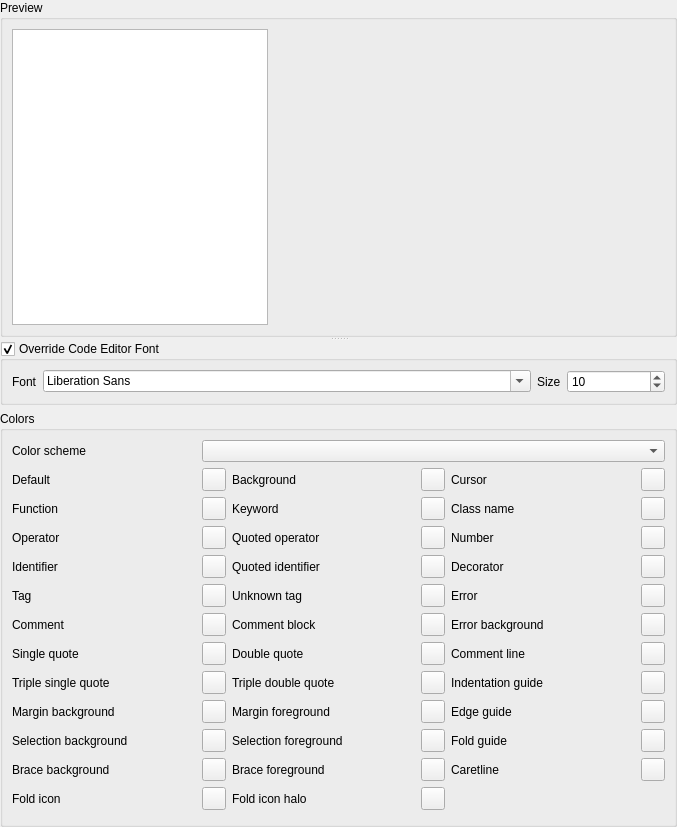
<?xml version="1.0" encoding="UTF-8"?>
<ui version="4.0">
 <class>QgsCodeEditorSettingsBase</class>
 <widget class="QWidget" name="QgsCodeEditorSettingsBase">
  <property name="modal" stdset="0">
   <bool>false</bool>
  </property>
  <property name="geometry">
   <rect>
    <x>0</x>
    <y>0</y>
    <width>677</width>
    <height>827</height>
   </rect>
  </property>
  <layout class="QVBoxLayout" name="verticalLayout_6">
   <property name="leftMargin">
    <number>0</number>
   </property>
   <property name="topMargin">
    <number>0</number>
   </property>
   <property name="rightMargin">
    <number>0</number>
   </property>
   <property name="bottomMargin">
    <number>0</number>
   </property>
   <item>
    <widget class="QSplitter" name="mSplitter">
     <property name="orientation">
      <enum>Qt::Vertical</enum>
     </property>
     <widget class="QGroupBox" name="groupBox">
      <property name="title">
       <string>Preview</string>
      </property>
      <layout class="QHBoxLayout" name="horizontalLayout" stretch="0,1">
       <item>
        <widget class="QListWidget" name="mListLanguage"/>
       </item>
       <item>
        <widget class="QStackedWidget" name="mPreviewStackedWidget">
         <property name="currentIndex">
          <number>0</number>
         </property>
         <widget class="QWidget" name="page">
          <layout class="QHBoxLayout" name="horizontalLayout_3">
           <property name="leftMargin">
            <number>0</number>
           </property>
           <property name="topMargin">
            <number>0</number>
           </property>
           <property name="rightMargin">
            <number>0</number>
           </property>
           <property name="bottomMargin">
            <number>0</number>
           </property>
           <item>
            <widget class="QgsCodeEditorPython" name="mPythonPreview" native="true">
             <property name="minimumSize">
              <size>
               <width>0</width>
               <height>100</height>
              </size>
             </property>
            </widget>
           </item>
          </layout>
         </widget>
         <widget class="QWidget" name="page_3">
          <layout class="QVBoxLayout" name="verticalLayout">
           <property name="leftMargin">
            <number>0</number>
           </property>
           <property name="topMargin">
            <number>0</number>
           </property>
           <property name="rightMargin">
            <number>0</number>
           </property>
           <property name="bottomMargin">
            <number>0</number>
           </property>
           <item>
            <widget class="QgsCodeEditorExpression" name="mExpressionPreview" native="true">
             <property name="minimumSize">
              <size>
               <width>0</width>
               <height>100</height>
              </size>
             </property>
            </widget>
           </item>
          </layout>
         </widget>
         <widget class="QWidget" name="page_2">
          <layout class="QVBoxLayout" name="verticalLayout_2">
           <property name="leftMargin">
            <number>0</number>
           </property>
           <property name="topMargin">
            <number>0</number>
           </property>
           <property name="rightMargin">
            <number>0</number>
           </property>
           <property name="bottomMargin">
            <number>0</number>
           </property>
           <item>
            <widget class="QgsCodeEditorSQL" name="mSQLPreview" native="true">
             <property name="minimumSize">
              <size>
               <width>0</width>
               <height>100</height>
              </size>
             </property>
            </widget>
           </item>
          </layout>
         </widget>
         <widget class="QWidget" name="page_4">
          <layout class="QVBoxLayout" name="verticalLayout_3">
           <property name="leftMargin">
            <number>0</number>
           </property>
           <property name="topMargin">
            <number>0</number>
           </property>
           <property name="rightMargin">
            <number>0</number>
           </property>
           <property name="bottomMargin">
            <number>0</number>
           </property>
           <item>
            <widget class="QgsCodeEditorHTML" name="mHtmlPreview" native="true">
             <property name="minimumSize">
              <size>
               <width>0</width>
               <height>100</height>
              </size>
             </property>
            </widget>
           </item>
          </layout>
         </widget>
         <widget class="QWidget" name="page_5">
          <layout class="QVBoxLayout" name="verticalLayout_4">
           <property name="leftMargin">
            <number>0</number>
           </property>
           <property name="topMargin">
            <number>0</number>
           </property>
           <property name="rightMargin">
            <number>0</number>
           </property>
           <property name="bottomMargin">
            <number>0</number>
           </property>
           <item>
            <widget class="QgsCodeEditorCSS" name="mCssPreview" native="true">
             <property name="minimumSize">
              <size>
               <width>0</width>
               <height>100</height>
              </size>
             </property>
            </widget>
           </item>
          </layout>
         </widget>
         <widget class="QWidget" name="page_6">
          <layout class="QVBoxLayout" name="verticalLayout_5">
           <property name="leftMargin">
            <number>0</number>
           </property>
           <property name="topMargin">
            <number>0</number>
           </property>
           <property name="rightMargin">
            <number>0</number>
           </property>
           <property name="bottomMargin">
            <number>0</number>
           </property>
           <item>
            <widget class="QgsCodeEditorJavascript" name="mJsPreview" native="true">
             <property name="minimumSize">
              <size>
               <width>0</width>
               <height>100</height>
              </size>
             </property>
            </widget>
           </item>
          </layout>
         </widget>
         <widget class="QWidget" name="page_7">
          <layout class="QVBoxLayout" name="verticalLayout_7">
           <property name="leftMargin">
            <number>0</number>
           </property>
           <property name="topMargin">
            <number>0</number>
           </property>
           <property name="rightMargin">
            <number>0</number>
           </property>
           <property name="bottomMargin">
            <number>0</number>
           </property>
           <item>
            <widget class="QgsCodeEditorR" name="mRPreview" native="true">
             <property name="minimumSize">
              <size>
               <width>0</width>
               <height>100</height>
              </size>
             </property>
            </widget>
           </item>
          </layout>
         </widget>
         <widget class="QWidget" name="pageBash"/>
         <widget class="QWidget" name="pageBatch"/>
        </widget>
       </item>
      </layout>
     </widget>
     <widget class="QgsScrollArea" name="scrollArea">
      <property name="frameShape">
       <enum>QFrame::NoFrame</enum>
      </property>
      <property name="widgetResizable">
       <bool>true</bool>
      </property>
      <widget class="QWidget" name="scrollAreaWidgetContents">
       <property name="geometry">
        <rect>
         <x>0</x>
         <y>0</y>
         <width>663</width>
         <height>549</height>
        </rect>
       </property>
       <layout class="QGridLayout" name="gridLayout">
        <property name="leftMargin">
         <number>0</number>
        </property>
        <property name="topMargin">
         <number>0</number>
        </property>
        <property name="rightMargin">
         <number>0</number>
        </property>
        <property name="bottomMargin">
         <number>0</number>
        </property>
        <item row="0" column="0">
         <widget class="QGroupBox" name="mOverrideFontGroupBox">
          <property name="title">
           <string>Override Code Editor Font</string>
          </property>
          <property name="checkable">
           <bool>true</bool>
          </property>
          <layout class="QHBoxLayout" name="horizontalLayout_2" stretch="0,5,0,1">
           <item>
            <widget class="QLabel" name="label">
             <property name="text">
              <string>Font</string>
             </property>
            </widget>
           </item>
           <item>
            <widget class="QFontComboBox" name="mFontComboBox">
             <property name="insertPolicy">
              <enum>QComboBox::NoInsert</enum>
             </property>
            </widget>
           </item>
           <item>
            <widget class="QLabel" name="label_3">
             <property name="text">
              <string>Size</string>
             </property>
            </widget>
           </item>
           <item>
            <widget class="QgsSpinBox" name="mSizeSpin">
             <property name="minimum">
              <number>6</number>
             </property>
             <property name="maximum">
              <number>99</number>
             </property>
             <property name="value">
              <number>10</number>
             </property>
            </widget>
           </item>
          </layout>
         </widget>
        </item>
        <item row="1" column="0">
         <widget class="QGroupBox" name="groupBoxFontColor">
          <property name="sizePolicy">
           <sizepolicy hsizetype="MinimumExpanding" vsizetype="MinimumExpanding">
            <horstretch>0</horstretch>
            <verstretch>0</verstretch>
           </sizepolicy>
          </property>
          <property name="title">
           <string>Colors</string>
          </property>
          <property name="collapsed" stdset="0">
           <bool>false</bool>
          </property>
          <property name="saveCollapsedState" stdset="0">
           <bool>true</bool>
          </property>
          <layout class="QGridLayout" name="gridLayout_8">
           <item row="9" column="3">
            <widget class="QgsColorButton" name="mColorMarginForeground">
             <property name="text">
              <string/>
             </property>
            </widget>
           </item>
           <item row="6" column="0">
            <widget class="QLabel" name="label_19">
             <property name="text">
              <string>Comment</string>
             </property>
            </widget>
           </item>
           <item row="11" column="3">
            <widget class="QgsColorButton" name="mColorBraceForeground">
             <property name="text">
              <string/>
             </property>
            </widget>
           </item>
           <item row="11" column="1">
            <widget class="QgsColorButton" name="mColorBraceBackground">
             <property name="text">
              <string/>
             </property>
            </widget>
           </item>
           <item row="5" column="5">
            <widget class="QgsColorButton" name="mColorError">
             <property name="text">
              <string/>
             </property>
            </widget>
           </item>
           <item row="3" column="3">
            <widget class="QgsColorButton" name="mColorQuotedOperator">
             <property name="text">
              <string/>
             </property>
            </widget>
           </item>
           <item row="10" column="1">
            <widget class="QgsColorButton" name="mColorSelectionBackground">
             <property name="text">
              <string/>
             </property>
            </widget>
           </item>
           <item row="2" column="1">
            <widget class="QgsColorButton" name="mColorFunction">
             <property name="text">
              <string/>
             </property>
            </widget>
           </item>
           <item row="4" column="4">
            <widget class="QLabel" name="label_18">
             <property name="text">
              <string>Decorator</string>
             </property>
            </widget>
           </item>
           <item row="6" column="1">
            <widget class="QgsColorButton" name="mColorComment">
             <property name="text">
              <string/>
             </property>
            </widget>
           </item>
           <item row="4" column="3">
            <widget class="QgsColorButton" name="mColorQuotedIdentifier">
             <property name="text">
              <string/>
             </property>
            </widget>
           </item>
           <item row="11" column="0">
            <widget class="QLabel" name="label_50">
             <property name="text">
              <string>Brace background</string>
             </property>
            </widget>
           </item>
           <item row="1" column="5">
            <widget class="QgsColorButton" name="mColorCursor">
             <property name="text">
              <string/>
             </property>
            </widget>
           </item>
           <item row="6" column="2">
            <widget class="QLabel" name="label_20">
             <property name="text">
              <string>Comment block</string>
             </property>
            </widget>
           </item>
           <item row="10" column="3">
            <widget class="QgsColorButton" name="mColorSelectionForeground">
             <property name="text">
              <string/>
             </property>
            </widget>
           </item>
           <item row="4" column="1">
            <widget class="QgsColorButton" name="mColorIdentifier">
             <property name="text">
              <string/>
             </property>
            </widget>
           </item>
           <item row="3" column="2">
            <widget class="QLabel" name="label_25">
             <property name="text">
              <string>Quoted operator</string>
             </property>
            </widget>
           </item>
           <item row="7" column="1">
            <widget class="QgsColorButton" name="mColorSingleQuote">
             <property name="text">
              <string/>
             </property>
            </widget>
           </item>
           <item row="1" column="0">
            <widget class="QLabel" name="label_16">
             <property name="text">
              <string>Default</string>
             </property>
            </widget>
           </item>
           <item row="5" column="1">
            <widget class="QgsColorButton" name="mColorTag">
             <property name="text">
              <string/>
             </property>
            </widget>
           </item>
           <item row="1" column="3">
            <widget class="QgsColorButton" name="mColorBackground">
             <property name="text">
              <string/>
             </property>
            </widget>
           </item>
           <item row="9" column="2">
            <widget class="QLabel" name="label_43">
             <property name="text">
              <string>Margin foreground</string>
             </property>
            </widget>
           </item>
           <item row="10" column="0">
            <widget class="QLabel" name="label_48">
             <property name="text">
              <string>Selection background</string>
             </property>
            </widget>
           </item>
           <item row="10" column="2">
            <widget class="QLabel" name="label_49">
             <property name="text">
              <string>Selection foreground</string>
             </property>
            </widget>
           </item>
           <item row="5" column="2">
            <widget class="QLabel" name="label_73">
             <property name="text">
              <string>Unknown tag</string>
             </property>
            </widget>
           </item>
           <item row="3" column="5">
            <widget class="QgsColorButton" name="mColorNumber">
             <property name="text">
              <string/>
             </property>
            </widget>
           </item>
           <item row="4" column="5">
            <widget class="QgsColorButton" name="mColorDecorator">
             <property name="text">
              <string/>
             </property>
            </widget>
           </item>
           <item row="3" column="1">
            <widget class="QgsColorButton" name="mColorOperator">
             <property name="text">
              <string/>
             </property>
            </widget>
           </item>
           <item row="12" column="3">
            <widget class="QgsColorButton" name="mColorFoldIconHalo">
             <property name="text">
              <string/>
             </property>
            </widget>
           </item>
           <item row="12" column="1">
            <widget class="QgsColorButton" name="mColorFoldIcon">
             <property name="text">
              <string/>
             </property>
            </widget>
           </item>
           <item row="2" column="3">
            <widget class="QgsColorButton" name="mColorKeyword">
             <property name="text">
              <string/>
             </property>
            </widget>
           </item>
           <item row="4" column="2">
            <widget class="QLabel" name="label_32">
             <property name="text">
              <string>Quoted identifier</string>
             </property>
            </widget>
           </item>
           <item row="0" column="1" colspan="5">
            <widget class="QComboBox" name="mColorSchemeComboBox"/>
           </item>
           <item row="0" column="0">
            <widget class="QLabel" name="label_2">
             <property name="text">
              <string>Color scheme</string>
             </property>
            </widget>
           </item>
           <item row="2" column="4">
            <widget class="QLabel" name="label_26">
             <property name="text">
              <string>Class name</string>
             </property>
            </widget>
           </item>
           <item row="12" column="0">
            <widget class="QLabel" name="label_51">
             <property name="text">
              <string>Fold icon</string>
             </property>
            </widget>
           </item>
           <item row="8" column="2">
            <widget class="QLabel" name="label_30">
             <property name="text">
              <string>Triple double quote</string>
             </property>
            </widget>
           </item>
           <item row="5" column="3">
            <widget class="QgsColorButton" name="mColorUnknownTag">
             <property name="text">
              <string/>
             </property>
            </widget>
           </item>
           <item row="7" column="0">
            <widget class="QLabel" name="label_28">
             <property name="text">
              <string>Single quote</string>
             </property>
            </widget>
           </item>
           <item row="5" column="4">
            <widget class="QLabel" name="label_14">
             <property name="text">
              <string>Error</string>
             </property>
            </widget>
           </item>
           <item row="2" column="5">
            <widget class="QgsColorButton" name="mColorClass">
             <property name="text">
              <string/>
             </property>
            </widget>
           </item>
           <item row="2" column="0">
            <widget class="QLabel" name="label_13">
             <property name="text">
              <string>Function</string>
             </property>
            </widget>
           </item>
           <item row="8" column="3">
            <widget class="QgsColorButton" name="mColorTripleDoubleQuote">
             <property name="text">
              <string/>
             </property>
            </widget>
           </item>
           <item row="1" column="2">
            <widget class="QLabel" name="label_15">
             <property name="text">
              <string>Background</string>
             </property>
            </widget>
           </item>
           <item row="8" column="1">
            <widget class="QgsColorButton" name="mColorTripleSingleQuote">
             <property name="text">
              <string/>
             </property>
            </widget>
           </item>
           <item row="4" column="0">
            <widget class="QLabel" name="label_27">
             <property name="text">
              <string>Identifier</string>
             </property>
            </widget>
           </item>
           <item row="5" column="0">
            <widget class="QLabel" name="label_33">
             <property name="text">
              <string>Tag</string>
             </property>
            </widget>
           </item>
           <item row="12" column="2">
            <widget class="QLabel" name="label_52">
             <property name="text">
              <string>Fold icon halo</string>
             </property>
            </widget>
           </item>
           <item row="9" column="0">
            <widget class="QLabel" name="label_42">
             <property name="text">
              <string>Margin background</string>
             </property>
            </widget>
           </item>
           <item row="8" column="0">
            <widget class="QLabel" name="label_29">
             <property name="text">
              <string>Triple single quote</string>
             </property>
            </widget>
           </item>
           <item row="6" column="3">
            <widget class="QgsColorButton" name="mColorCommentBlock">
             <property name="text">
              <string/>
             </property>
            </widget>
           </item>
           <item row="7" column="3">
            <widget class="QgsColorButton" name="mColorDoubleQuote">
             <property name="text">
              <string/>
             </property>
            </widget>
           </item>
           <item row="2" column="2">
            <widget class="QLabel" name="label_17">
             <property name="text">
              <string>Keyword</string>
             </property>
            </widget>
           </item>
           <item row="1" column="4">
            <widget class="QLabel" name="label_24">
             <property name="text">
              <string>Cursor</string>
             </property>
            </widget>
           </item>
           <item row="1" column="1">
            <widget class="QgsColorButton" name="mColorDefault">
             <property name="text">
              <string/>
             </property>
            </widget>
           </item>
           <item row="7" column="2">
            <widget class="QLabel" name="label_31">
             <property name="text">
              <string>Double quote</string>
             </property>
            </widget>
           </item>
           <item row="9" column="1">
            <widget class="QgsColorButton" name="mColorMarginBackground">
             <property name="text">
              <string/>
             </property>
            </widget>
           </item>
           <item row="11" column="2">
            <widget class="QLabel" name="label_60">
             <property name="text">
              <string>Brace foreground</string>
             </property>
            </widget>
           </item>
           <item row="3" column="4">
            <widget class="QLabel" name="label_55">
             <property name="text">
              <string>Number</string>
             </property>
            </widget>
           </item>
           <item row="3" column="0">
            <widget class="QLabel" name="label_23">
             <property name="text">
              <string>Operator</string>
             </property>
            </widget>
           </item>
           <item row="11" column="4">
            <widget class="QLabel" name="label_22">
             <property name="text">
              <string>Caretline</string>
             </property>
            </widget>
           </item>
           <item row="11" column="5">
            <widget class="QgsColorButton" name="mColorCaretLine">
             <property name="text">
              <string/>
             </property>
            </widget>
           </item>
           <item row="10" column="4">
            <widget class="QLabel" name="label_39">
             <property name="text">
              <string>Fold guide</string>
             </property>
            </widget>
           </item>
           <item row="10" column="5">
            <widget class="QgsColorButton" name="mColorFold">
             <property name="text">
              <string/>
             </property>
            </widget>
           </item>
           <item row="9" column="4">
            <widget class="QLabel" name="label_40">
             <property name="text">
              <string>Edge guide</string>
             </property>
            </widget>
           </item>
           <item row="9" column="5">
            <widget class="QgsColorButton" name="mColorEdge">
             <property name="text">
              <string/>
             </property>
            </widget>
           </item>
           <item row="8" column="4">
            <widget class="QLabel" name="label_38">
             <property name="text">
              <string>Indentation guide</string>
             </property>
            </widget>
           </item>
           <item row="8" column="5">
            <widget class="QgsColorButton" name="mColorIndentation">
             <property name="text">
              <string/>
             </property>
            </widget>
           </item>
           <item row="7" column="4">
            <widget class="QLabel" name="label_21">
             <property name="text">
              <string>Comment line</string>
             </property>
            </widget>
           </item>
           <item row="7" column="5">
            <widget class="QgsColorButton" name="mColorCommentLine">
             <property name="text">
              <string/>
             </property>
            </widget>
           </item>
           <item row="6" column="4">
            <widget class="QLabel" name="label_34">
             <property name="text">
              <string>Error background</string>
             </property>
            </widget>
           </item>
           <item row="6" column="5">
            <widget class="QgsColorButton" name="mColorErrorBackground">
             <property name="text">
              <string/>
             </property>
            </widget>
           </item>
          </layout>
         </widget>
        </item>
       </layout>
      </widget>
     </widget>
    </widget>
   </item>
  </layout>
 </widget>
 <customwidgets>
  <customwidget>
   <class>QgsScrollArea</class>
   <extends>QScrollArea</extends>
   <header>qgis.gui</header>
   <container>1</container>
  </customwidget>
  <customwidget>
   <class>QgsColorButton</class>
   <extends>QToolButton</extends>
   <header>qgis.gui</header>
   <container>1</container>
  </customwidget>
  <customwidget>
   <class>QgsSpinBox</class>
   <extends>QSpinBox</extends>
   <header>qgis.gui</header>
  </customwidget>
  <customwidget>
   <class>QgsCodeEditorPython</class>
   <extends>QWidget</extends>
   <header>qgis.gui</header>
   <container>1</container>
  </customwidget>
  <customwidget>
   <class>QgsCodeEditorExpression</class>
   <extends>QWidget</extends>
   <header>qgis.gui</header>
   <container>1</container>
  </customwidget>
  <customwidget>
   <class>QgsCodeEditorSQL</class>
   <extends>QWidget</extends>
   <header>qgis.gui</header>
   <container>1</container>
  </customwidget>
  <customwidget>
   <class>QgsCodeEditorHTML</class>
   <extends>QWidget</extends>
   <header>qgis.gui</header>
   <container>1</container>
  </customwidget>
  <customwidget>
   <class>QgsCodeEditorCSS</class>
   <extends>QWidget</extends>
   <header>qgis.gui</header>
   <container>1</container>
  </customwidget>
  <customwidget>
   <class>QgsCodeEditorJavascript</class>
   <extends>QWidget</extends>
   <header>qgis.gui</header>
   <container>1</container>
  </customwidget>
  <customwidget>
   <class>QgsCodeEditorR</class>
   <extends>QWidget</extends>
   <header>qgis.gui</header>
   <container>1</container>
  </customwidget>
 </customwidgets>
 <tabstops>
  <tabstop>scrollArea</tabstop>
  <tabstop>mOverrideFontGroupBox</tabstop>
  <tabstop>mFontComboBox</tabstop>
  <tabstop>mSizeSpin</tabstop>
  <tabstop>mColorSchemeComboBox</tabstop>
  <tabstop>mColorDefault</tabstop>
  <tabstop>mColorBackground</tabstop>
  <tabstop>mColorCursor</tabstop>
  <tabstop>mColorFunction</tabstop>
  <tabstop>mColorKeyword</tabstop>
  <tabstop>mColorClass</tabstop>
  <tabstop>mColorOperator</tabstop>
  <tabstop>mColorQuotedOperator</tabstop>
  <tabstop>mColorNumber</tabstop>
  <tabstop>mColorIdentifier</tabstop>
  <tabstop>mColorQuotedIdentifier</tabstop>
  <tabstop>mColorDecorator</tabstop>
  <tabstop>mColorTag</tabstop>
  <tabstop>mColorUnknownTag</tabstop>
  <tabstop>mColorError</tabstop>
  <tabstop>mColorComment</tabstop>
  <tabstop>mColorCommentBlock</tabstop>
  <tabstop>mColorErrorBackground</tabstop>
  <tabstop>mColorSingleQuote</tabstop>
  <tabstop>mColorDoubleQuote</tabstop>
  <tabstop>mColorCommentLine</tabstop>
  <tabstop>mColorTripleSingleQuote</tabstop>
  <tabstop>mColorTripleDoubleQuote</tabstop>
  <tabstop>mColorIndentation</tabstop>
  <tabstop>mColorMarginBackground</tabstop>
  <tabstop>mColorMarginForeground</tabstop>
  <tabstop>mColorEdge</tabstop>
  <tabstop>mColorSelectionBackground</tabstop>
  <tabstop>mColorSelectionForeground</tabstop>
  <tabstop>mColorFold</tabstop>
  <tabstop>mColorBraceBackground</tabstop>
  <tabstop>mColorBraceForeground</tabstop>
  <tabstop>mColorCaretLine</tabstop>
  <tabstop>mColorFoldIcon</tabstop>
  <tabstop>mColorFoldIconHalo</tabstop>
  <tabstop>mListLanguage</tabstop>
 </tabstops>
 <resources/>
 <connections/>
</ui>
